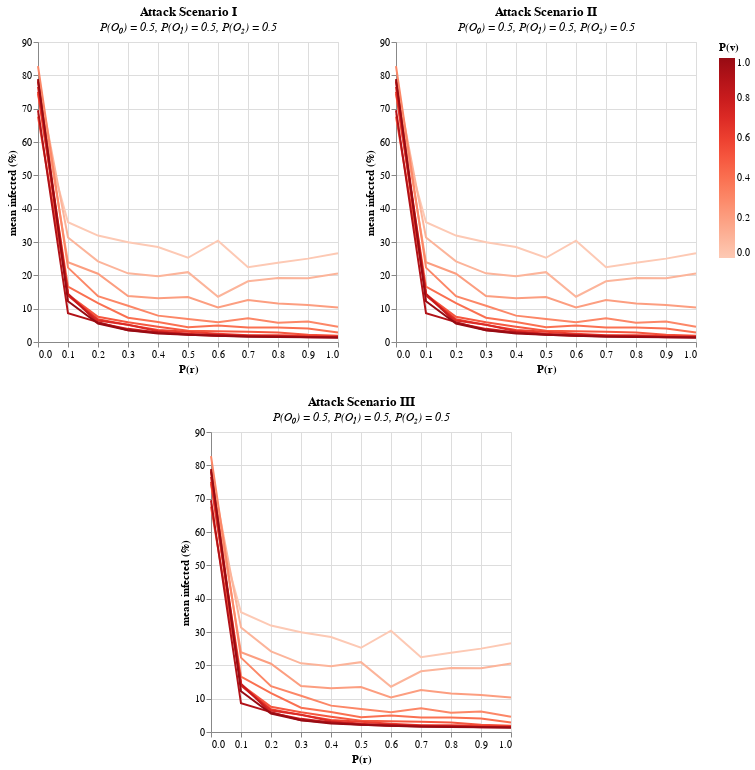

Notebook source saved alongside this figure:
### Markdown cell above
# Plots for different attack kinds

### Code cell
import pandas as pd
import altair as alt
import os

# Path to actual script
script_dir = os.getcwd()

# Plotting infected agents
filtered_df = pd.DataFrame()
for i in range(3):
    relative_path = f"results/Attack_Kind_{i}/"
    path = os.path.join(script_dir, relative_path)
    for j in range(11):
        pre = f"0_{j}"
        if j == 10: pre = "1_0"

        for k in range(11):
            imu = f"0_{k}"
            if k == 10: imu = "1_0"
            # File loading
            file_path = f"{path}end_result_atk{i}_pre{pre}_imu{imu}.csv"
            df = pd.read_csv(file_path)

            filtered_row = df[
                (df["prob_share_disinfo"] == 0.5) &
                (df["prob_share_indifferent"] == 0.5) &
                (df["prob_share_facts"] == 0.5)
            ]

            filtered_df = pd.concat([filtered_df, filtered_row[['prob_prebunk', 'prob_immune', 'attack_kind', 's', 'i', 'r']]])

filtered_df['mean_infected_prop'] = filtered_df['i'] / 100


# Plot filtered Data
a = alt.Chart(filtered_df[filtered_df.attack_kind==0]).mark_line().encode(
    x=alt.X('prob_prebunk', title='P(r)'),
    y=alt.Y('i', title='mean infected (%)', scale=alt.Scale(domain=[0, 90])),
    color=alt.Color('prob_immune', title='P(v)', scale=alt.Scale(scheme='reds')),
).properties(title=alt.TitleParams(
        text='Attack Scenario I',
        subtitle='P(O₀) = 0.5, P(O₁) = 0.5, P(O₂) = 0.5',
        subtitleFontStyle='italic' ))

b = alt.Chart(filtered_df[filtered_df.attack_kind==1]).mark_line().encode(
    x=alt.X('prob_prebunk', title='P(r)'),
    y=alt.Y('i', title='mean infected (%)', scale=alt.Scale(domain=[0, 90])),
    color=alt.Color('prob_immune', title='P(v)', scale=alt.Scale(scheme='reds')),
).properties(title=alt.TitleParams(
        text='Attack Scenario II',
        subtitle='P(O₀) = 0.5, P(O₁) = 0.5, P(O₂) = 0.5',
        subtitleFontStyle='italic'
))

c = alt.Chart(filtered_df[filtered_df.attack_kind==2]).mark_line().encode(
    x=alt.X('prob_prebunk', title='P(r)'),
    y=alt.Y('i', title='mean infected (%)', scale=alt.Scale(domain=[0, 90])),
    color=alt.Color('prob_immune', title='P(v)', scale=alt.Scale(scheme='reds')),
).properties(title=alt.TitleParams(
        text='Attack Scenario III',
        subtitle='P(O₀) = 0.5, P(O₁) = 0.5, P(O₂) = 0.5',
        subtitleFontStyle='italic'
))

# Add empty row for centering the lower row
empty = alt.Chart(pd.DataFrame({'x': []})).mark_point().properties(width=120, height=200)

(a | b) & (empty | c | empty)
